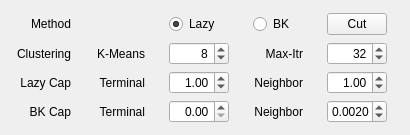
            <widget class="QProfile" name="tabModeling">
             <property name="toolTip">
              <string>Modeling</string>
             </property>
             <attribute name="title">
              <string>Modeling</string>
             </attribute>
             <layout class="QVBoxLayout" name="verticalLayoutModeling">
              <property name="topMargin">
               <number>12</number>
              </property>
              <property name="bottomMargin">
               <number>12</number>
              </property>
              <item>
               <widget class="QWidget" name="widgetModeling" native="true">
                <property name="minimumSize">
                 <size>
                  <width>0</width>
                  <height>0</height>
                 </size>
                </property>
                <property name="maximumSize">
                 <size>
                  <width>16777215</width>
                  <height>32</height>
                 </size>
                </property>
                <layout class="QGridLayout" name="gridLayoutModelingMethod">
                 <property name="leftMargin">
                  <number>0</number>
                 </property>
                 <property name="topMargin">
                  <number>0</number>
                 </property>
                 <property name="rightMargin">
                  <number>12</number>
                 </property>
                 <property name="bottomMargin">
                  <number>0</number>
                 </property>
                 <property name="horizontalSpacing">
                  <number>24</number>
                 </property>
                 <property name="verticalSpacing">
                  <number>0</number>
                 </property>
                 <item row="0" column="0">
                  <widget class="QLabel" name="labelModelingMethod">
                   <property name="minimumSize">
                    <size>
                     <width>60</width>
                     <height>0</height>
                    </size>
                   </property>
                   <property name="maximumSize">
                    <size>
                     <width>60</width>
                     <height>16777215</height>
                    </size>
                   </property>
                   <property name="text">
                    <string>Method</string>
                   </property>
                   <property name="alignment">
                    <set>Qt::AlignRight|Qt::AlignTrailing|Qt::AlignVCenter</set>
                   </property>
                  </widget>
                 </item>
                 <item row="0" column="8">
                  <widget class="QPushButton" name="pushButtonCutModeling">
                   <property name="minimumSize">
                    <size>
                     <width>60</width>
                     <height>0</height>
                    </size>
                   </property>
                   <property name="maximumSize">
                    <size>
                     <width>60</width>
                     <height>16777215</height>
                    </size>
                   </property>
                   <property name="text">
                    <string>Cut</string>
                   </property>
                  </widget>
                 </item>
                 <item row="0" column="1">
                  <spacer name="horizontalSpacerModelingMethod">
                   <property name="orientation">
                    <enum>Qt::Horizontal</enum>
                   </property>
                   <property name="sizeHint" stdset="0">
                    <size>
                     <width>24</width>
                     <height>24</height>
                    </size>
                   </property>
                  </spacer>
                 </item>
                 <item row="0" column="3">
                  <widget class="QRadioButton" name="radioButtonBK">
                   <property name="minimumSize">
                    <size>
                     <width>50</width>
                     <height>0</height>
                    </size>
                   </property>
                   <property name="maximumSize">
                    <size>
                     <width>50</width>
                     <height>16777215</height>
                    </size>
                   </property>
                   <property name="layoutDirection">
                    <enum>Qt::LeftToRight</enum>
                   </property>
                   <property name="text">
                    <string>BK</string>
                   </property>
                   <property name="checked">
                    <bool>false</bool>
                   </property>
                  </widget>
                 </item>
                 <item row="0" column="2">
                  <widget class="QRadioButton" name="radioButtonLazySnapping">
                   <property name="minimumSize">
                    <size>
                     <width>60</width>
                     <height>0</height>
                    </size>
                   </property>
                   <property name="maximumSize">
                    <size>
                     <width>60</width>
                     <height>16777215</height>
                    </size>
                   </property>
                   <property name="layoutDirection">
                    <enum>Qt::LeftToRight</enum>
                   </property>
                   <property name="text">
                    <string>Lazy </string>
                   </property>
                   <property name="checked">
                    <bool>true</bool>
                   </property>
                  </widget>
                 </item>
                </layout>
               </widget>
              </item>
              <item>
               <widget class="QWidget" name="widgetClustering" native="true">
                <property name="minimumSize">
                 <size>
                  <width>0</width>
                  <height>0</height>
                 </size>
                </property>
                <property name="maximumSize">
                 <size>
                  <width>16777215</width>
                  <height>32</height>
                 </size>
                </property>
                <layout class="QGridLayout" name="gridLayoutClustering">
                 <property name="leftMargin">
                  <number>0</number>
                 </property>
                 <property name="topMargin">
                  <number>0</number>
                 </property>
                 <property name="rightMargin">
                  <number>12</number>
                 </property>
                 <property name="bottomMargin">
                  <number>0</number>
                 </property>
                 <property name="horizontalSpacing">
                  <number>24</number>
                 </property>
                 <property name="verticalSpacing">
                  <number>0</number>
                 </property>
                 <item row="0" column="1">
                  <widget class="QLabel" name="labelKMeans">
                   <property name="minimumSize">
                    <size>
                     <width>50</width>
                     <height>0</height>
                    </size>
                   </property>
                   <property name="maximumSize">
                    <size>
                     <width>50</width>
                     <height>16777215</height>
                    </size>
                   </property>
                   <property name="text">
                    <string>K-Means</string>
                   </property>
                   <property name="alignment">
                    <set>Qt::AlignRight|Qt::AlignTrailing|Qt::AlignVCenter</set>
                   </property>
                  </widget>
                 </item>
                 <item row="0" column="3">
                  <widget class="QLabel" name="labelKMeansIterations">
                   <property name="minimumSize">
                    <size>
                     <width>50</width>
                     <height>0</height>
                    </size>
                   </property>
                   <property name="maximumSize">
                    <size>
                     <width>50</width>
                     <height>16777215</height>
                    </size>
                   </property>
                   <property name="text">
                    <string>Max-Itr</string>
                   </property>
                   <property name="alignment">
                    <set>Qt::AlignRight|Qt::AlignTrailing|Qt::AlignVCenter</set>
                   </property>
                  </widget>
                 </item>
                 <item row="0" column="4">
                  <widget class="QSpinBox" name="spinBoxKMeansIterations">
                   <property name="minimumSize">
                    <size>
                     <width>60</width>
                     <height>0</height>
                    </size>
                   </property>
                   <property name="maximumSize">
                    <size>
                     <width>60</width>
                     <height>16777215</height>
                    </size>
                   </property>
                   <property name="alignment">
                    <set>Qt::AlignRight|Qt::AlignTrailing|Qt::AlignVCenter</set>
                   </property>
                   <property name="minimum">
                    <number>1</number>
                   </property>
                   <property name="maximum">
                    <number>256</number>
                   </property>
                   <property name="singleStep">
                    <number>16</number>
                   </property>
                   <property name="value">
                    <number>32</number>
                   </property>
                  </widget>
                 </item>
                 <item row="0" column="0">
                  <widget class="QLabel" name="labelClustering">
                   <property name="minimumSize">
                    <size>
                     <width>60</width>
                     <height>0</height>
                    </size>
                   </property>
                   <property name="maximumSize">
                    <size>
                     <width>60</width>
                     <height>16777215</height>
                    </size>
                   </property>
                   <property name="text">
                    <string>Clustering</string>
                   </property>
                   <property name="alignment">
                    <set>Qt::AlignRight|Qt::AlignTrailing|Qt::AlignVCenter</set>
                   </property>
                  </widget>
                 </item>
                 <item row="0" column="2">
                  <widget class="QSpinBox" name="spinBoxK">
                   <property name="minimumSize">
                    <size>
                     <width>60</width>
                     <height>0</height>
                    </size>
                   </property>
                   <property name="maximumSize">
                    <size>
                     <width>60</width>
                     <height>16777215</height>
                    </size>
                   </property>
                   <property name="alignment">
                    <set>Qt::AlignRight|Qt::AlignTrailing|Qt::AlignVCenter</set>
                   </property>
                   <property name="minimum">
                    <number>2</number>
                   </property>
                   <property name="maximum">
                    <number>32</number>
                   </property>
                   <property name="value">
                    <number>8</number>
                   </property>
                  </widget>
                 </item>
                </layout>
               </widget>
              </item>
              <item>
               <widget class="QWidget" name="widgetLazyCapacity" native="true">
                <property name="minimumSize">
                 <size>
                  <width>0</width>
                  <height>0</height>
                 </size>
                </property>
                <property name="maximumSize">
                 <size>
                  <width>16777215</width>
                  <height>32</height>
                 </size>
                </property>
                <layout class="QGridLayout" name="gridLayoutLazyCapacity">
                 <property name="leftMargin">
                  <number>0</number>
                 </property>
                 <property name="topMargin">
                  <number>0</number>
                 </property>
                 <property name="rightMargin">
                  <number>12</number>
                 </property>
                 <property name="bottomMargin">
                  <number>0</number>
                 </property>
                 <property name="horizontalSpacing">
                  <number>24</number>
                 </property>
                 <property name="verticalSpacing">
                  <number>0</number>
                 </property>
                 <item row="0" column="2">
                  <widget class="QDoubleSpinBox" name="doubleSpinBoxLazyTerminal">
                   <property name="minimumSize">
                    <size>
                     <width>60</width>
                     <height>0</height>
                    </size>
                   </property>
                   <property name="maximumSize">
                    <size>
                     <width>60</width>
                     <height>16777215</height>
                    </size>
                   </property>
                   <property name="alignment">
                    <set>Qt::AlignRight|Qt::AlignTrailing|Qt::AlignVCenter</set>
                   </property>
                   <property name="decimals">
                    <number>2</number>
                   </property>
                   <property name="minimum">
                    <double>0.000000000000000</double>
                   </property>
                   <property name="maximum">
                    <double>256.000000000000000</double>
                   </property>
                   <property name="singleStep">
                    <double>25.000000000000000</double>
                   </property>
                   <property name="value">
                    <double>1.000000000000000</double>
                   </property>
                  </widget>
                 </item>
                 <item row="0" column="1">
                  <widget class="QLabel" name="labelLazyTerminal">
                   <property name="minimumSize">
                    <size>
                     <width>50</width>
                     <height>0</height>
                    </size>
                   </property>
                   <property name="maximumSize">
                    <size>
                     <width>50</width>
                     <height>16777215</height>
                    </size>
                   </property>
                   <property name="text">
                    <string>Terminal</string>
                   </property>
                   <property name="alignment">
                    <set>Qt::AlignRight|Qt::AlignTrailing|Qt::AlignVCenter</set>
                   </property>
                  </widget>
                 </item>
                 <item row="0" column="3">
                  <widget class="QLabel" name="labelLazyNeighbor">
                   <property name="minimumSize">
                    <size>
                     <width>50</width>
                     <height>0</height>
                    </size>
                   </property>
                   <property name="maximumSize">
                    <size>
                     <width>50</width>
                     <height>16777215</height>
                    </size>
                   </property>
                   <property name="text">
                    <string>Neighbor</string>
                   </property>
                   <property name="alignment">
                    <set>Qt::AlignRight|Qt::AlignTrailing|Qt::AlignVCenter</set>
                   </property>
                  </widget>
                 </item>
                 <item row="0" column="0">
                  <widget class="QLabel" name="labelLazyCapacity">
                   <property name="minimumSize">
                    <size>
                     <width>60</width>
                     <height>0</height>
                    </size>
                   </property>
                   <property name="maximumSize">
                    <size>
                     <width>60</width>
                     <height>16777215</height>
                    </size>
                   </property>
                   <property name="text">
                    <string>Lazy Cap</string>
                   </property>
                   <property name="alignment">
                    <set>Qt::AlignRight|Qt::AlignTrailing|Qt::AlignVCenter</set>
                   </property>
                  </widget>
                 </item>
                 <item row="0" column="4">
                  <widget class="QDoubleSpinBox" name="doubleSpinBoxLazyNeighbor">
                   <property name="minimumSize">
                    <size>
                     <width>60</width>
                     <height>0</height>
                    </size>
                   </property>
                   <property name="maximumSize">
                    <size>
                     <width>60</width>
                     <height>16777215</height>
                    </size>
                   </property>
                   <property name="frame">
                    <bool>true</bool>
                   </property>
                   <property name="alignment">
                    <set>Qt::AlignRight|Qt::AlignTrailing|Qt::AlignVCenter</set>
                   </property>
                   <property name="decimals">
                    <number>2</number>
                   </property>
                   <property name="minimum">
                    <double>0.010000000000000</double>
                   </property>
                   <property name="maximum">
                    <double>256.000000000000000</double>
                   </property>
                   <property name="singleStep">
                    <double>25.000000000000000</double>
                   </property>
                   <property name="value">
                    <double>1.000000000000000</double>
                   </property>
                  </widget>
                 </item>
                </layout>
               </widget>
              </item>
              <item>
               <widget class="QWidget" name="widgetBKCapacity" native="true">
                <property name="minimumSize">
                 <size>
                  <width>0</width>
                  <height>0</height>
                 </size>
                </property>
                <property name="maximumSize">
                 <size>
                  <width>16777215</width>
                  <height>32</height>
                 </size>
                </property>
                <layout class="QGridLayout" name="gridLayoutLazyCapacity_2">
                 <property name="leftMargin">
                  <number>0</number>
                 </property>
                 <property name="topMargin">
                  <number>0</number>
                 </property>
                 <property name="rightMargin">
                  <number>12</number>
                 </property>
                 <property name="bottomMargin">
                  <number>0</number>
                 </property>
                 <property name="horizontalSpacing">
                  <number>24</number>
                 </property>
                 <property name="verticalSpacing">
                  <number>0</number>
                 </property>
                 <item row="0" column="0">
                  <widget class="QLabel" name="labelBKCapacity">
                   <property name="minimumSize">
                    <size>
                     <width>60</width>
                     <height>0</height>
                    </size>
                   </property>
                   <property name="maximumSize">
                    <size>
                     <width>60</width>
                     <height>16777215</height>
                    </size>
                   </property>
                   <property name="text">
                    <string>BK Cap</string>
                   </property>
                   <property name="alignment">
                    <set>Qt::AlignRight|Qt::AlignTrailing|Qt::AlignVCenter</set>
                   </property>
                  </widget>
                 </item>
                 <item row="0" column="4">
                  <widget class="QLabel" name="labelBKNeighbor">
                   <property name="minimumSize">
                    <size>
                     <width>50</width>
                     <height>0</height>
                    </size>
                   </property>
                   <property name="maximumSize">
                    <size>
                     <width>50</width>
                     <height>16777215</height>
                    </size>
                   </property>
                   <property name="text">
                    <string>Neighbor</string>
                   </property>
                   <property name="alignment">
                    <set>Qt::AlignRight|Qt::AlignTrailing|Qt::AlignVCenter</set>
                   </property>
                  </widget>
                 </item>
                 <item row="0" column="1">
                  <widget class="QLabel" name="labelBKTerminal">
                   <property name="minimumSize">
                    <size>
                     <width>50</width>
                     <height>0</height>
                    </size>
                   </property>
                   <property name="maximumSize">
                    <size>
                     <width>50</width>
                     <height>16777215</height>
                    </size>
                   </property>
                   <property name="text">
                    <string>Terminal</string>
                   </property>
                   <property name="alignment">
                    <set>Qt::AlignRight|Qt::AlignTrailing|Qt::AlignVCenter</set>
                   </property>
                  </widget>
                 </item>
                 <item row="0" column="2">
                  <widget class="QDoubleSpinBox" name="doubleSpinBoxBKTerminal">
                   <property name="minimumSize">
                    <size>
                     <width>60</width>
                     <height>0</height>
                    </size>
                   </property>
                   <property name="maximumSize">
                    <size>
                     <width>60</width>
                     <height>16777215</height>
                    </size>
                   </property>
                   <property name="frame">
                    <bool>true</bool>
                   </property>
                   <property name="alignment">
                    <set>Qt::AlignRight|Qt::AlignTrailing|Qt::AlignVCenter</set>
                   </property>
                   <property name="decimals">
                    <number>2</number>
                   </property>
                   <property name="minimum">
                    <double>0.000000000000000</double>
                   </property>
                   <property name="maximum">
                    <double>256.000000000000000</double>
                   </property>
                   <property name="singleStep">
                    <double>25.000000000000000</double>
                   </property>
                   <property name="value">
                    <double>0.000000000000000</double>
                   </property>
                  </widget>
                 </item>
                 <item row="0" column="5">
                  <widget class="QDoubleSpinBox" name="doubleSpinBoxBKNeighbor">
                   <property name="minimumSize">
                    <size>
                     <width>60</width>
                     <height>0</height>
                    </size>
                   </property>
                   <property name="maximumSize">
                    <size>
                     <width>60</width>
                     <height>16777215</height>
                    </size>
                   </property>
                   <property name="alignment">
                    <set>Qt::AlignRight|Qt::AlignTrailing|Qt::AlignVCenter</set>
                   </property>
                   <property name="decimals">
                    <number>4</number>
                   </property>
                   <property name="minimum">
                    <double>0.000100000000000</double>
                   </property>
                   <property name="maximum">
                    <double>1.000000000000000</double>
                   </property>
                   <property name="singleStep">
                    <double>0.050000000000000</double>
                   </property>
                   <property name="value">
                    <double>0.002000000000000</double>
                   </property>
                  </widget>
                 </item>
                </layout>
               </widget>
              </item>
             </layout>
            </widget>
